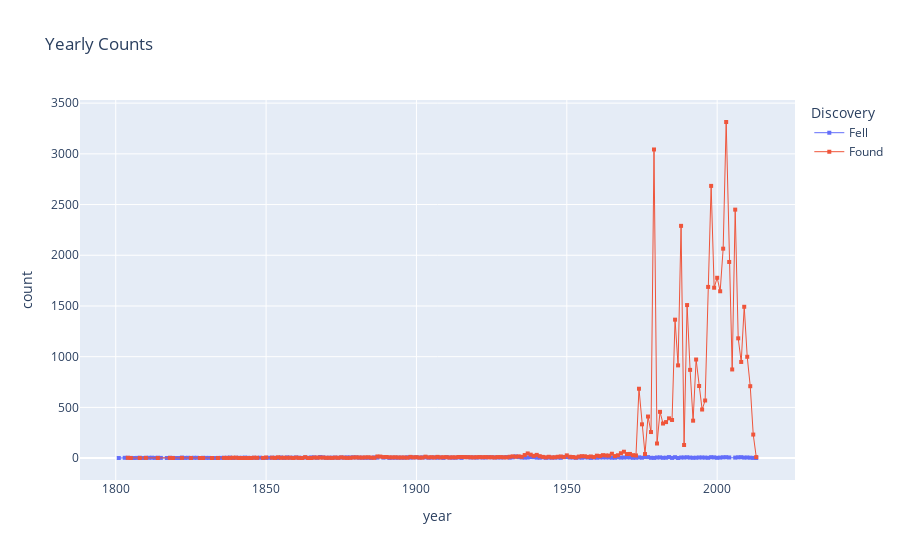

Notebook code for this chart:
### Code cell
plt.line(meteorite_max, "year", "count", color="fall", markers=True, title="Yearly Counts") \
    .update_traces(marker_symbol=1, marker_size=4, line_width=1) \
    .update_layout(legend_title = "Discovery") \
    .show()

### Figure 1 — Plotly figure (JSON) as saved in the notebook; plotly's stock layout.template omitted (floating-point values rounded to 4 significant figures; data arrays with more than 128 entries replaced by an {"elided": "..."} marker saying what was removed)
{"data": [{"hovertemplate": "fall=Fell<br>year=%{x}<br>count=%{y}<extra></extra>", "legendgroup": "Fell", "line": {"color": "#636efa", "dash": "solid", "width": 1}, "marker": {"size": 4, "symbol": 1}, "mode": "lines+markers", "name": "Fell", "orientation": "v", "showlegend": true, "type": "scatter", "x": {"elided": "208 int values"}, "xaxis": "x", "y": {"elided": "208 int values"}, "yaxis": "y"}, {"hovertemplate": "fall=Found<br>year=%{x}<br>count=%{y}<extra></extra>", "legendgroup": "Found", "line": {"color": "#EF553B", "dash": "solid", "width": 1}, "marker": {"size": 4, "symbol": 1}, "mode": "lines+markers", "name": "Found", "orientation": "v", "showlegend": true, "type": "scatter", "x": {"elided": "189 int values"}, "xaxis": "x", "y": {"elided": "189 int values"}, "yaxis": "y"}], "layout": {"legend": {"title": {"text": "Discovery"}, "tracegroupgap": 0}, "title": {"text": "Yearly Counts"}, "xaxis": {"anchor": "y", "domain": [0, 1], "title": {"text": "year"}}, "yaxis": {"anchor": "x", "domain": [0, 1], "title": {"text": "count"}}}}
